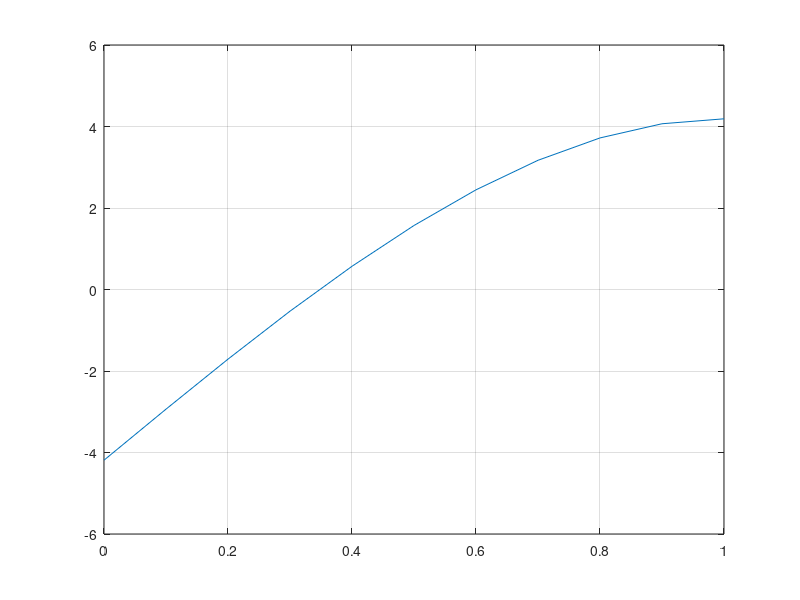

Reproduce this figure in MATLAB. (Note: this script raises an error after producing the figure.)
clear all; 
clc;
close all;

format long

a=0.1;
b=0.9;
delta=10^(-10);
epsilon=delta;
max=100;

r=1;
V=4/3*pi*r^3;
V1=@(x) pi*(r-x).^2.*(2*r+x)/3;
V2=@(x) V-V1(x);
f=@(x) V2(x)-3*V1(x);

x=0:0.1:r;
plot(x,f(x))
grid on

a_k=[];
b_k=[];
c_k=[];
yc_k=[];

for i=1:max
    ya=f(a);
    yb=f(b);
    c=b-yb*(b-a)/(yb-ya);
    dx=min(abs(c-a),abs(c-b));
    yc=f(c);
    

    a_k=[a_k,a];
    b_k=[b_k,b];
    c_k=[c_k,c];
    yc_k=[yc_k,yc];
    
    if (dx<delta) && (abs(yc)<epsilon)
        break
    end
    
    if yb*yc>0
        b=c;       
    else
        a=c;     
    end      
end
dx
root=c
Volume1=V1(root)
Volume2=V2(root)
ratio=Volume2/Volume1


k=0:1:i-1;
k=k';
a_k=a_k';
b_k=b_k';
c_k=c_k';
yc_k=yc_k';
Data=[k,a_k,b_k,c_k,yc_k];
VarNames={'k','a_k','b_k','c_k','yc_k'};
T=table(Data(:,1),Data(:,2),Data(:,3),...
Data(:,4),Data(:,5),'variablenames',VarNames)



    



